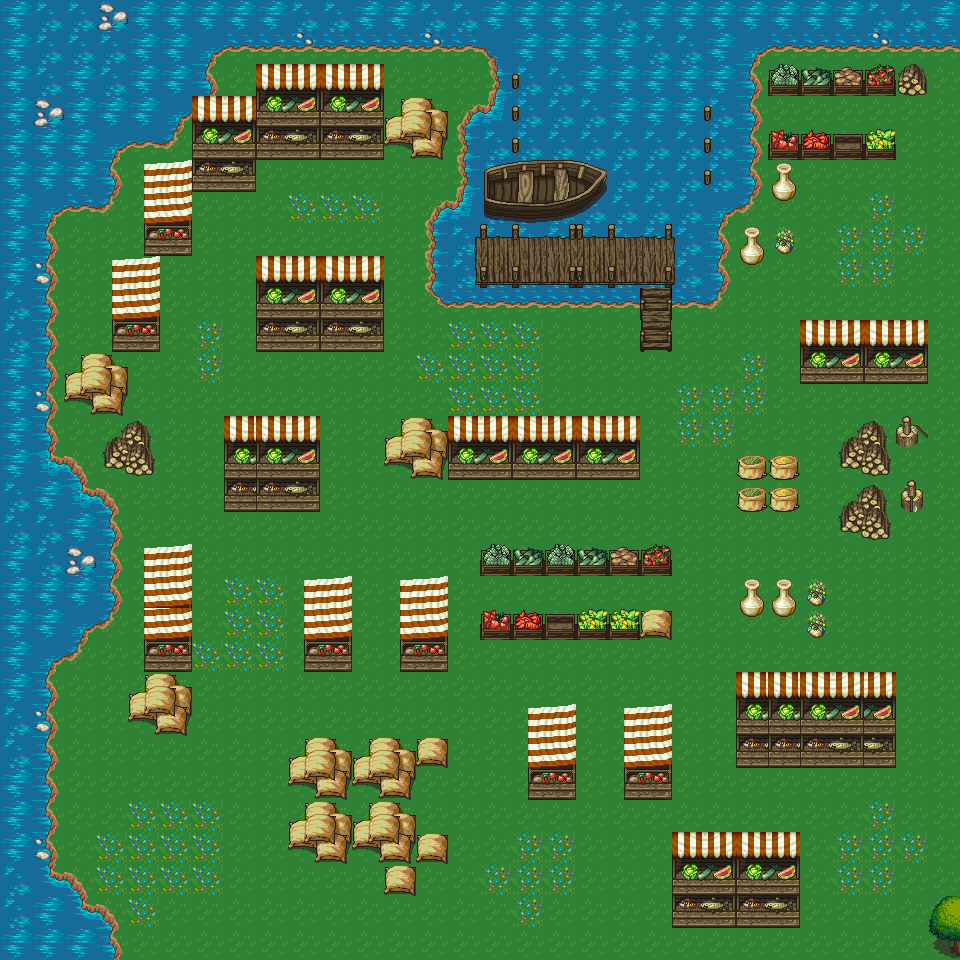

The image is a tile-based game level rendered from a .tmx file. Its description and source (layers, tilesets, objects; grid data summarised) follow:
An orthogonal 30x30 tile map with 32x32 px tiles, 2 tile layers (Background, Market), 1 hidden layer not drawn, 3 tilesets.

<map version="1.0" orientation="orthogonal" renderorder="right-down" width="30" height="30" tilewidth="32" tileheight="32" nextobjectid="1">
 <tileset firstgid="1" name="forest_tiles" tilewidth="32" tileheight="32" tilecount="256" columns="16">
  <image source="../images/forest_tiles.png" width="512" height="512" />
 </tileset>
 <tileset firstgid="257" name="PathAndObjects" tilewidth="32" tileheight="32" tilecount="256" columns="16">
  <image source="../images/PathAndObjects.png" width="512" height="512" />
 </tileset>
 <tileset firstgid="513" name="meta_tiles" tilewidth="32" tileheight="32" tilecount="2" columns="2">
  <image source="../images/meta_tiles.png" width="67" height="34" />
 </tileset>
 <layer name="Background" width="30" height="30">
  <data>[900 cells, 900 non-empty, 5 distinct tile ids]</data>
 </layer>
 <layer name="Market" width="30" height="30">
  <data>[900 cells, 448 non-empty, 82 distinct tile ids]</data>
 </layer>
 <layer name="Collision" width="30" height="30" visible="0">
  <data>[900 cells, 448 non-empty, 1 distinct tile ids]</data>
 </layer>
</map>
